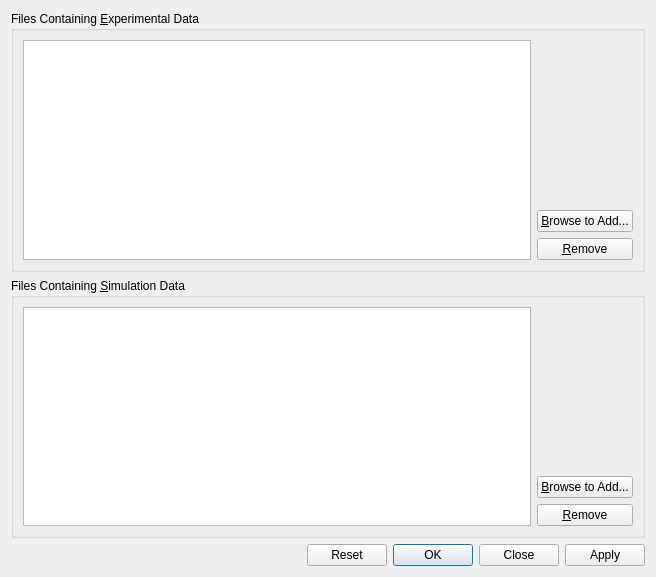
<?xml version="1.0" encoding="UTF-8"?>
<ui version="4.0">
 <class>DataManagementView</class>
 <widget class="QDialog" name="DataManagementView">
  <property name="geometry">
   <rect>
    <x>0</x>
    <y>0</y>
    <width>656</width>
    <height>577</height>
   </rect>
  </property>
  <property name="windowTitle">
   <string>Data Manager</string>
  </property>
  <property name="windowIcon">
   <iconset resource="../resources.qrc">
    <normaloff>:/tango-actions-32px/images/tango-icon-theme/32x32/actions/document-properties.png</normaloff>:/tango-actions-32px/images/tango-icon-theme/32x32/actions/document-properties.png</iconset>
  </property>
  <property name="modal">
   <bool>true</bool>
  </property>
  <layout class="QVBoxLayout" name="verticalLayout_4">
   <item>
    <layout class="QVBoxLayout" name="verticalLayout_3">
     <item>
      <widget class="QGroupBox" name="groupBox_Experimental">
       <property name="title">
        <string>Files Containing &amp;Experimental Data</string>
       </property>
       <layout class="QHBoxLayout" name="horizontalLayout_2">
        <item>
         <layout class="QHBoxLayout" name="horizontalLayout">
          <item>
           <widget class="QListWidget" name="listWidget_Experimental"/>
          </item>
          <item>
           <layout class="QVBoxLayout" name="verticalLayout">
            <item>
             <spacer name="verticalSpacer">
              <property name="orientation">
               <enum>Qt::Vertical</enum>
              </property>
              <property name="sizeHint" stdset="0">
               <size>
                <width>20</width>
                <height>58</height>
               </size>
              </property>
             </spacer>
            </item>
            <item>
             <widget class="QPushButton" name="pushButton_BrowseExperimental">
              <property name="text">
               <string>&amp;Browse to Add...</string>
              </property>
             </widget>
            </item>
            <item>
             <widget class="QPushButton" name="pushButton_RemoveExperimental">
              <property name="text">
               <string>&amp;Remove</string>
              </property>
             </widget>
            </item>
           </layout>
          </item>
         </layout>
        </item>
       </layout>
      </widget>
     </item>
     <item>
      <widget class="QGroupBox" name="groupBox_Simulation">
       <property name="title">
        <string>Files Containing &amp;Simulation Data</string>
       </property>
       <layout class="QHBoxLayout" name="horizontalLayout_4">
        <item>
         <layout class="QHBoxLayout" name="horizontalLayout_5">
          <item>
           <widget class="QListWidget" name="listWidget_Simulation"/>
          </item>
          <item>
           <layout class="QVBoxLayout" name="verticalLayout_2">
            <item>
             <spacer name="verticalSpacer_2">
              <property name="orientation">
               <enum>Qt::Vertical</enum>
              </property>
              <property name="sizeHint" stdset="0">
               <size>
                <width>20</width>
                <height>58</height>
               </size>
              </property>
             </spacer>
            </item>
            <item>
             <widget class="QPushButton" name="pushButton_BrowseSimulation">
              <property name="text">
               <string>&amp;Browse to Add...</string>
              </property>
             </widget>
            </item>
            <item>
             <widget class="QPushButton" name="pushButton_RemoveSimulation">
              <property name="text">
               <string>&amp;Remove</string>
              </property>
             </widget>
            </item>
           </layout>
          </item>
         </layout>
        </item>
       </layout>
      </widget>
     </item>
     <item>
      <layout class="QHBoxLayout" name="horizontalLayout_3">
       <item>
        <spacer name="horizontalSpacer">
         <property name="orientation">
          <enum>Qt::Horizontal</enum>
         </property>
         <property name="sizeHint" stdset="0">
          <size>
           <width>428</width>
           <height>20</height>
          </size>
         </property>
        </spacer>
       </item>
       <item>
        <widget class="QDialogButtonBox" name="buttonBox_OkCancelResetApply">
         <property name="standardButtons">
          <set>QDialogButtonBox::Apply|QDialogButtonBox::Close|QDialogButtonBox::Ok|QDialogButtonBox::Reset</set>
         </property>
        </widget>
       </item>
      </layout>
     </item>
    </layout>
   </item>
  </layout>
 </widget>
 <tabstops>
  <tabstop>pushButton_BrowseExperimental</tabstop>
  <tabstop>listWidget_Experimental</tabstop>
  <tabstop>pushButton_RemoveExperimental</tabstop>
  <tabstop>pushButton_BrowseSimulation</tabstop>
  <tabstop>listWidget_Simulation</tabstop>
  <tabstop>pushButton_RemoveSimulation</tabstop>
  <tabstop>buttonBox_OkCancelResetApply</tabstop>
 </tabstops>
 <resources>
  <include location="../resources.qrc"/>
 </resources>
 <connections>
  <connection>
   <sender>buttonBox_OkCancelResetApply</sender>
   <signal>accepted()</signal>
   <receiver>DataManagementView</receiver>
   <slot>accept()</slot>
   <hints>
    <hint type="sourcelabel">
     <x>600</x>
     <y>558</y>
    </hint>
    <hint type="destinationlabel">
     <x>260</x>
     <y>564</y>
    </hint>
   </hints>
  </connection>
  <connection>
   <sender>buttonBox_OkCancelResetApply</sender>
   <signal>rejected()</signal>
   <receiver>DataManagementView</receiver>
   <slot>reject()</slot>
   <hints>
    <hint type="sourcelabel">
     <x>551</x>
     <y>555</y>
    </hint>
    <hint type="destinationlabel">
     <x>148</x>
     <y>543</y>
    </hint>
   </hints>
  </connection>
 </connections>
</ui>
